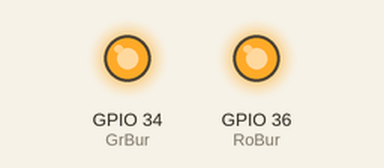
Recording of a sketch running on a simulated ESP32. Shown: output pins drawn as LEDs (lit = HIGH).

Above: at 0.1 s.
Timing chart, 0 to 1.6 s (numbered marks = the images above):
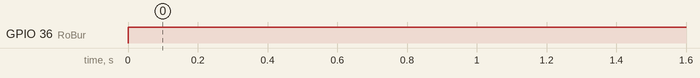

Measured:
- by itself, GPIO 36 (RoBur): LOW → HIGH at 0.00 s

The sketch:

test_output.ino
```cpp
//int BlBur = 32;
int GrBur = 34;
int RoBur = 36;

void setup() {
  // put your setup code here, to run once:
//pinMode(BlBur, OUTPUT);
pinMode(GrBur, OUTPUT);
pinMode(RoBur, OUTPUT);
}

void loop() {
  // put your main code here, to run repeatedly:
// digitalWrite(BlBur, HIGH);
 digitalWrite(GrBur, HIGH);
 digitalWrite(RoBur, HIGH);
}
```
